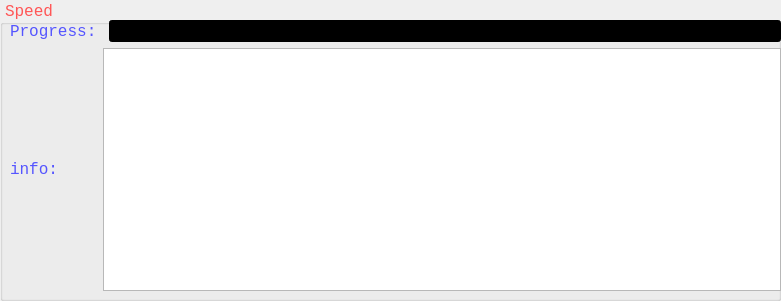
     <widget class="QGroupBox" name="groupBox_2">
      <property name="geometry">
       <rect>
        <x>10</x>
        <y>140</y>
        <width>781</width>
        <height>301</height>
       </rect>
      </property>
      <property name="font">
       <font>
        <family>Consolas</family>
        <pointsize>12</pointsize>
        <weight>50</weight>
        <italic>false</italic>
        <bold>false</bold>
       </font>
      </property>
      <property name="styleSheet">
       <string notr="true">color:rgb(255,85,85);
font: 12pt &quot;Consolas&quot;;</string>
      </property>
      <property name="title">
       <string>Speed</string>
      </property>
      <widget class="QWidget" name="gridLayoutWidget">
       <property name="geometry">
        <rect>
         <x>10</x>
         <y>20</y>
         <width>771</width>
         <height>271</height>
        </rect>
       </property>
       <layout class="QGridLayout" name="gridLayout">
        <item row="1" column="0">
         <widget class="QLabel" name="label_4">
          <property name="font">
           <font>
            <family>Consolas</family>
            <pointsize>12</pointsize>
            <weight>50</weight>
            <italic>false</italic>
            <bold>false</bold>
           </font>
          </property>
          <property name="styleSheet">
           <string notr="true">color:rgb(85,85,255)</string>
          </property>
          <property name="text">
           <string>info:</string>
          </property>
         </widget>
        </item>
        <item row="0" column="0">
         <widget class="QLabel" name="label_3">
          <property name="font">
           <font>
            <family>Consolas</family>
            <pointsize>12</pointsize>
            <weight>50</weight>
            <italic>false</italic>
            <bold>false</bold>
           </font>
          </property>
          <property name="styleSheet">
           <string notr="true">color:rgb(85,85,255)</string>
          </property>
          <property name="text">
           <string>Progress:</string>
          </property>
         </widget>
        </item>
        <item row="0" column="2">
         <widget class="QProgressBar" name="progressBar">
          <property name="palette">
           <palette>
            <active>
             <colorrole role="WindowText">
              <brush brushstyle="SolidPattern">
               <color alpha="255">
                <red>255</red>
                <green>85</green>
                <blue>85</blue>
               </color>
              </brush>
             </colorrole>
             <colorrole role="Button">
              <brush brushstyle="SolidPattern">
               <color alpha="255">
                <red>0</red>
                <green>0</green>
                <blue>0</blue>
               </color>
              </brush>
             </colorrole>
             <colorrole role="Light">
              <brush brushstyle="SolidPattern">
               <color alpha="255">
                <red>170</red>
                <green>170</green>
                <blue>127</blue>
               </color>
              </brush>
             </colorrole>
             <colorrole role="Text">
              <brush brushstyle="SolidPattern">
               <color alpha="255">
                <red>255</red>
                <green>85</green>
                <blue>85</blue>
               </color>
              </brush>
             </colorrole>
             <colorrole role="ButtonText">
              <brush brushstyle="SolidPattern">
               <color alpha="255">
                <red>255</red>
                <green>85</green>
                <blue>85</blue>
               </color>
              </brush>
             </colorrole>
             <colorrole role="Base">
              <brush brushstyle="SolidPattern">
               <color alpha="255">
                <red>0</red>
                <green>0</green>
                <blue>0</blue>
               </color>
              </brush>
             </colorrole>
             <colorrole role="Window">
              <brush brushstyle="SolidPattern">
               <color alpha="255">
                <red>0</red>
                <green>0</green>
                <blue>0</blue>
               </color>
              </brush>
             </colorrole>
             <colorrole role="Highlight">
              <brush brushstyle="SolidPattern">
               <color alpha="255">
                <red>0</red>
                <green>0</green>
                <blue>0</blue>
               </color>
              </brush>
             </colorrole>
             <colorrole role="HighlightedText">
              <brush brushstyle="SolidPattern">
               <color alpha="255">
                <red>255</red>
                <green>255</green>
                <blue>255</blue>
               </color>
              </brush>
             </colorrole>
             <colorrole role="AlternateBase">
              <brush brushstyle="SolidPattern">
               <color alpha="255">
                <red>0</red>
                <green>0</green>
                <blue>0</blue>
               </color>
              </brush>
             </colorrole>
             <colorrole role="PlaceholderText">
              <brush brushstyle="NoBrush">
               <color alpha="128">
                <red>255</red>
                <green>85</green>
                <blue>85</blue>
               </color>
              </brush>
             </colorrole>
            </active>
            <inactive>
             <colorrole role="WindowText">
              <brush brushstyle="SolidPattern">
               <color alpha="255">
                <red>255</red>
                <green>85</green>
                <blue>85</blue>
               </color>
              </brush>
             </colorrole>
             <colorrole role="Button">
              <brush brushstyle="SolidPattern">
               <color alpha="255">
                <red>0</red>
                <green>0</green>
                <blue>0</blue>
               </color>
              </brush>
             </colorrole>
             <colorrole role="Light">
              <brush brushstyle="SolidPattern">
               <color alpha="255">
                <red>170</red>
                <green>170</green>
                <blue>127</blue>
               </color>
              </brush>
             </colorrole>
             <colorrole role="Text">
              <brush brushstyle="SolidPattern">
               <color alpha="255">
                <red>255</red>
                <green>85</green>
                <blue>85</blue>
               </color>
              </brush>
             </colorrole>
             <colorrole role="ButtonText">
              <brush brushstyle="SolidPattern">
               <color alpha="255">
                <red>255</red>
                <green>85</green>
                <blue>85</blue>
               </color>
              </brush>
             </colorrole>
             <colorrole role="Base">
              <brush brushstyle="SolidPattern">
               <color alpha="255">
                <red>0</red>
                <green>0</green>
                <blue>0</blue>
               </color>
              </brush>
             </colorrole>
             <colorrole role="Window">
              <brush brushstyle="SolidPattern">
               <color alpha="255">
                <red>0</red>
                <green>0</green>
                <blue>0</blue>
               </color>
              </brush>
             </colorrole>
             <colorrole role="Highlight">
              <brush brushstyle="SolidPattern">
               <color alpha="255">
                <red>0</red>
                <green>0</green>
                <blue>0</blue>
               </color>
              </brush>
             </colorrole>
             <colorrole role="HighlightedText">
              <brush brushstyle="SolidPattern">
               <color alpha="255">
                <red>255</red>
                <green>255</green>
                <blue>255</blue>
               </color>
              </brush>
             </colorrole>
             <colorrole role="AlternateBase">
              <brush brushstyle="SolidPattern">
               <color alpha="255">
                <red>0</red>
                <green>0</green>
                <blue>0</blue>
               </color>
              </brush>
             </colorrole>
             <colorrole role="PlaceholderText">
              <brush brushstyle="NoBrush">
               <color alpha="128">
                <red>255</red>
                <green>85</green>
                <blue>85</blue>
               </color>
              </brush>
             </colorrole>
            </inactive>
            <disabled>
             <colorrole role="WindowText">
              <brush brushstyle="SolidPattern">
               <color alpha="255">
                <red>255</red>
                <green>85</green>
                <blue>85</blue>
               </color>
              </brush>
             </colorrole>
             <colorrole role="Button">
              <brush brushstyle="SolidPattern">
               <color alpha="255">
                <red>0</red>
                <green>0</green>
                <blue>0</blue>
               </color>
              </brush>
             </colorrole>
             <colorrole role="Light">
              <brush brushstyle="SolidPattern">
               <color alpha="255">
                <red>170</red>
                <green>170</green>
                <blue>127</blue>
               </color>
              </brush>
             </colorrole>
             <colorrole role="Text">
              <brush brushstyle="SolidPattern">
               <color alpha="255">
                <red>255</red>
                <green>85</green>
                <blue>85</blue>
               </color>
              </brush>
             </colorrole>
             <colorrole role="ButtonText">
              <brush brushstyle="SolidPattern">
               <color alpha="255">
                <red>255</red>
                <green>85</green>
                <blue>85</blue>
               </color>
              </brush>
             </colorrole>
             <colorrole role="Base">
              <brush brushstyle="SolidPattern">
               <color alpha="255">
                <red>0</red>
                <green>0</green>
                <blue>0</blue>
               </color>
              </brush>
             </colorrole>
             <colorrole role="Window">
              <brush brushstyle="SolidPattern">
               <color alpha="255">
                <red>0</red>
                <green>0</green>
                <blue>0</blue>
               </color>
              </brush>
             </colorrole>
             <colorrole role="Highlight">
              <brush brushstyle="SolidPattern">
               <color alpha="255">
                <red>0</red>
                <green>0</green>
                <blue>0</blue>
               </color>
              </brush>
             </colorrole>
             <colorrole role="HighlightedText">
              <brush brushstyle="SolidPattern">
               <color alpha="255">
                <red>255</red>
                <green>255</green>
                <blue>255</blue>
               </color>
              </brush>
             </colorrole>
             <colorrole role="AlternateBase">
              <brush brushstyle="SolidPattern">
               <color alpha="255">
                <red>0</red>
                <green>0</green>
                <blue>0</blue>
               </color>
              </brush>
             </colorrole>
             <colorrole role="PlaceholderText">
              <brush brushstyle="NoBrush">
               <color alpha="128">
                <red>255</red>
                <green>85</green>
                <blue>85</blue>
               </color>
              </brush>
             </colorrole>
            </disabled>
           </palette>
          </property>
          <property name="value">
           <number>0</number>
          </property>
          <property name="textVisible">
           <bool>false</bool>
          </property>
          <property name="orientation">
           <enum>Qt::Horizontal</enum>
          </property>
          <property name="textDirection">
           <enum>QProgressBar::BottomToTop</enum>
          </property>
          <property name="format">
           <string>%p%</string>
          </property>
         </widget>
        </item>
        <item row="1" column="1" colspan="2">
         <widget class="QTextBrowser" name="textBrowser">
          <property name="font">
           <font>
            <family>Consolas</family>
            <pointsize>12</pointsize>
            <weight>50</weight>
            <italic>false</italic>
            <bold>false</bold>
           </font>
          </property>
          <property name="styleSheet">
           <string notr="true">color:rgb(85,85,255)</string>
          </property>
         </widget>
        </item>
       </layout>
      </widget>
     </widget>
